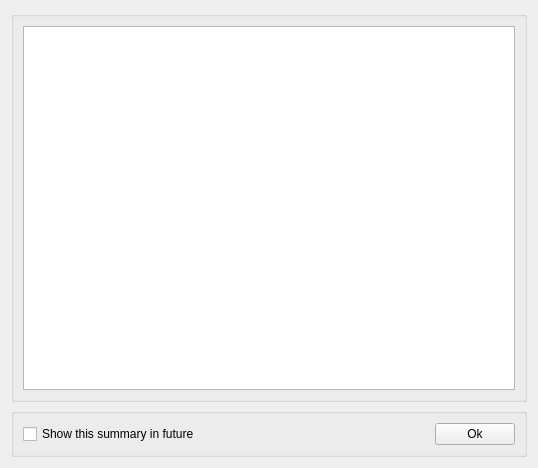
<?xml version="1.0" encoding="UTF-8"?>
<ui version="4.0">
 <class>ListViewDialog</class>
 <widget class="QWidget" name="ListViewDialog">
  <property name="geometry">
   <rect>
    <x>0</x>
    <y>0</y>
    <width>538</width>
    <height>468</height>
   </rect>
  </property>
  <property name="windowTitle">
   <string/>
  </property>
  <layout class="QGridLayout" name="gridLayout_2">
   <item row="0" column="0">
    <widget class="QGroupBox" name="groupBoxItemList">
     <property name="title">
      <string/>
     </property>
     <layout class="QGridLayout" name="gridLayout">
      <item row="0" column="0">
       <widget class="QListWidget" name="itemListBox"/>
      </item>
     </layout>
    </widget>
   </item>
   <item row="1" column="0">
    <widget class="QGroupBox" name="groupBox">
     <property name="title">
      <string/>
     </property>
     <layout class="QHBoxLayout" name="horizontalLayout">
      <item>
       <widget class="QCheckBox" name="showDeleteSummaryCheckBox">
        <property name="text">
         <string>Show this summary in future</string>
        </property>
       </widget>
      </item>
      <item>
       <spacer name="horizontalSpacer">
        <property name="orientation">
         <enum>Qt::Horizontal</enum>
        </property>
        <property name="sizeHint" stdset="0">
         <size>
          <width>251</width>
          <height>20</height>
         </size>
        </property>
       </spacer>
      </item>
      <item>
       <widget class="QPushButton" name="okButton">
        <property name="text">
         <string>Ok</string>
        </property>
       </widget>
      </item>
     </layout>
    </widget>
   </item>
  </layout>
 </widget>
 <resources/>
 <connections/>
</ui>
